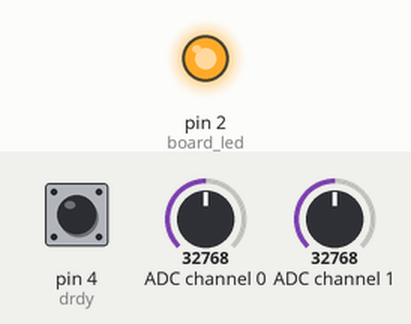
Recording of a program running on a simulated MicroPython board. Parts: output pins drawn as LEDs (lit = HIGH). The inputs (shaded band) are chosen by the test bench; at power-on: pin 4 (drdy) HIGH, ADC channel 0 = 32768, ADC channel 1 = 32768 (analog values on the 0–65535 scale). WiFi joins after 1.5 s; outgoing connections fail; library files of the repository ran but are not shown: ads1299.py; pins used as bus, display or sensor lines are not drawn; what the program prints to the serial console is not drawn.

Above: at 0.1 s.
At 0.6 s:
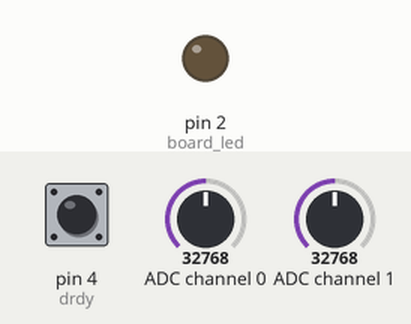
Timing chart, 0 to 2.5 s (numbered marks = the images above):
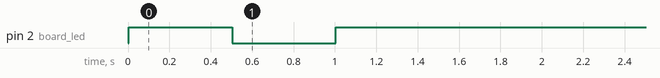

The program:

main.py
```python
# #! /bin/MicroPython
import gc
import json
import socket
import network
from machine import Pin, SPI, freq
from utime import sleep_ms, ticks_us
from ring_buffer import RingBuffer
from wlan import do_connect
from module.ads1299 import ADS1299, make_config1, make_config3

########################################################################################################################
#                                                       GLOBALS                                                        #
########################################################################################################################

# Networking
SSID = "Put you wifi name here" # Check available networks with make look
PASSWORD = "Put you password here"
SERVER_IP = "Put you IP here"
SERVER_PORT = "Verify port here"


# Boost CPU for maximum throughput
freq(240000000)

# Hardware Pin Mapping
CS_PIN = const(5)
DRDY_PIN = const(4)
LED_PIN = const(2)

# Pre-formatted JSON string for maximum speed (bypass json.dumps)
_JSON_FMT = '{{"Ch0":{},"Ch1":{},"Ch2":{},"Ch3":{},"Ch4":{},"Ch5":{},"Ch6":{},"Ch7":{}}}\n'

# Global flags and objects
data_ready = False
cs = Pin(CS_PIN, Pin.OUT, value=True)
drdy = Pin(DRDY_PIN, Pin.IN, Pin.PULL_UP)
board_led = Pin(LED_PIN, Pin.OUT)

# SPI Configuration: 16MHz clock
spi = SPI(2, baudrate=16000000, polarity=0, phase=1, bits=8, firstbit=SPI.MSB,
          sck=Pin(18), mosi=Pin(23), miso=Pin(19))

channel_queues = tuple(RingBuffer(256) for _ in range(8))
data_payload = {f'Ch{i}': 0 for i in range(8)}

########################################################################################################################
#                                                      FUNCTIONS                                                       #
########################################################################################################################

def irq_handler(pin: Pin) -> None:
    """
    Minimal ISR for DRDY pin.
    """
    global data_ready
    data_ready = True

def read_data(ads: ADS1299) -> None:
    """
    Reads continuous data from ADS1299 and pushes raw integers to queues.
    """
    _, channels_data = ads.read_channels_continuous()
    for i in range(8):
        channel_queues[i].write(channels_data[i])

def send_data(sock: socket.socket) -> None:
    """
    Extracts raw samples and sends them via TCP instantly using pre-formatted string.
    """
    while not channel_queues[0].is_empty():
        try:
            msg = _JSON_FMT.format(
                channel_queues[0].read(), channel_queues[1].read(),
                channel_queues[2].read(), channel_queues[3].read(),
                channel_queues[4].read(), channel_queues[5].read(),
                channel_queues[6].read(), channel_queues[7].read()
            )
            sock.send(msg.encode('utf-8'))

        except OSError as e:
            # Handle EAGAIN (WiFi buffer full) without blocking
            if e.args[0] == 11:
                break
            pass
        except Exception:
            pass

########################################################################################################################
#                                                        MAIN                                                          #
########################################################################################################################

def main() -> None:
    global data_ready

    if not do_connect(SSID, PASSWORD, board_led):
        return

    # ADS1299 HW Initialization
    ads = ADS1299(cs, spi)
    cf1 = make_config1(data_rate=ADS1299.SAMPLE_RATE_250)
    cf3 = make_config3(pwr_down_refbuf=True)

    ads.init(config1=cf1, config3=cf3)
    ads.config_all_channels(channels_active=8, gain=ADS1299.GAIN_1, channel_input=ADS1299.NORMAL)

    # TCP Socket setup
    client_sock = socket.socket(socket.AF_INET, socket.SOCK_STREAM)
    try:
        client_sock.connect((SERVER_IP, SERVER_PORT))
        # Disable Nagle's algorithm for zero TCP latency
        client_sock.setsockopt(socket.IPPROTO_TCP, socket.TCP_NODELAY, 1)
        client_sock.setblocking(False)
    except Exception:
        print("Telemetry server unreachable.")

    # Acquisition Pipeline
    ads.enable_read_continuous()
    drdy.irq(trigger=Pin.IRQ_FALLING, handler=irq_handler)

    gc.collect()
    last_gc = ticks_us()
    ###################################################################################################################
    #                                                       APP                                                       #
    ###################################################################################################################
    try:
        while True:
            # PRIORITY 1: Fetch hardware data
            if data_ready:
                data_ready = False
                read_data(ads)

            # PRIORITY 2: Dispatch telemetry
            send_data(client_sock)

            # Maintenance: Periodic GC every 2s
            now = ticks_us()
            if ticks_us() - last_gc > 2000000:
                gc.collect()
                last_gc = now

    except KeyboardInterrupt:
        print("Stopping high-speed telemetry...")
    finally:
        ads.disable_read_continuous()
        drdy.irq(handler=None)
        client_sock.close()

if __name__ == "__main__":
    main()
```

ring_buffer.py
```python
# #! /bin/MicroPython
import array


class RingBuffer:
    """This class provides a circular buffer implementation optimized for
    MicroPython using array.array to minimize memory fragmentation and
    allocation during high-speed data acquisition.
    """

    def __init__(self, size: int, typecode: str = 'i'):
        """Initialize the queue with a fixed size and data type.

        :size: Maximum number of elements the queue can hold.
        :typecode: Type of the elements in the array (e.g., 'i' for signed int, 'f' for float).
        :returns: None

        """
        # We add 1 to size to distinguish between full and empty states
        self._max_size = size + 1
        self._buffer = array.array(typecode, [0] * self._max_size)
        self._head = 0
        self._tail = 0

    def init(self) -> None:
        """Resets the queue pointers to empty the buffer without reallocating memory.

        :returns: None

        """
        self._head = 0
        self._tail = 0

    def is_empty(self) -> bool:
        """Checks if the buffer contains no data.

        :returns: True if empty, False otherwise.

        """
        return self._head == self._tail

    def is_full(self) -> bool:
        """Checks if the buffer has reached its maximum capacity.

        :returns: True if full, False otherwise.

        """
        return ((self._head + 1) % self._max_size) == self._tail

    def write(self, item: int) -> bool:
        """Push a single item into the circular buffer.

        :item: Value to be stored in the buffer.
        :returns: True if successful, False if the buffer is full.

        """
        next_head = (self._head + 1) % self._max_size

        if next_head == self._tail:
            return False

        self._buffer[self._head] = item
        self._head = next_head
        return True

    def read(self) -> int | None:
        """Pop and return the oldest item from the buffer (FIFO).

        :returns: The stored value or None if the buffer is empty.

        """
        if self._head == self._tail:
            return None

        item = self._buffer[self._tail]
        self._tail = (self._tail + 1) % self._max_size
        return item
```

wlan.py
```python
# #! /bin/MicroPython
import time

import network
from machine import Pin


def do_connect(ssid: str, password: str, status_led: Pin, timeout_seg: int = 30) -> bool:
    """
    Initializes a Wi-Fi station connection with visual feedback and timeout management.

    :param ssid: Service Set Identifier of the target network.
    :param password: Network security key.
    :param status_led: machine.Pin object for visual status indication.
    :param timeout_seg: Maximum time in seconds to attempt connection.
    :return: True if connection is successful, False otherwise.
    """
    wlan = network.WLAN(network.STA_IF)

    # Preventive stack reset to ensure clean initialization
    if wlan.active():
        wlan.active(False)
        time.sleep_ms(100)

    wlan.active(True)

    if not wlan.isconnected():
        print(f'Connecting to {ssid} (timeout: {timeout_seg}s)...')
        wlan.connect(ssid, password)

        start_time = time.ticks_ms()

        # Non-blocking polling loop with LED toggling
        while not wlan.isconnected():
            if time.ticks_diff(time.ticks_ms(), start_time) > (timeout_seg * 1000):
                print('\nConnection timeout.')
                status_led.off()
                wlan.active(False)
                return False

            print('.', end='')
            status_led.toggle()
            time.sleep_ms(500)

    # Steady state LED indicates successful connection
    if wlan.isconnected():
        status_led.on()
        print('\nConnected!')
        print('IP Address:', wlan.ifconfig()[0])
        return True
```
